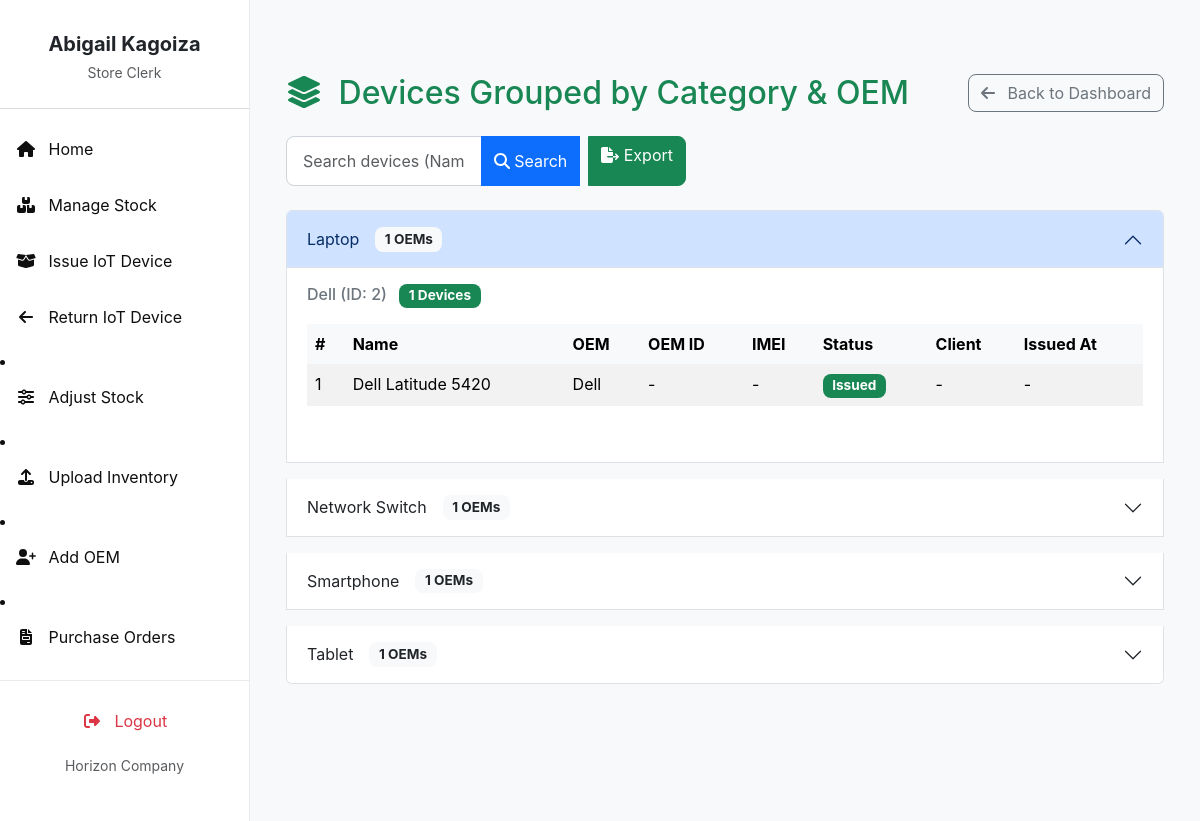
/inventory_list/ (signed in), run on an earlier commit of the app's database.
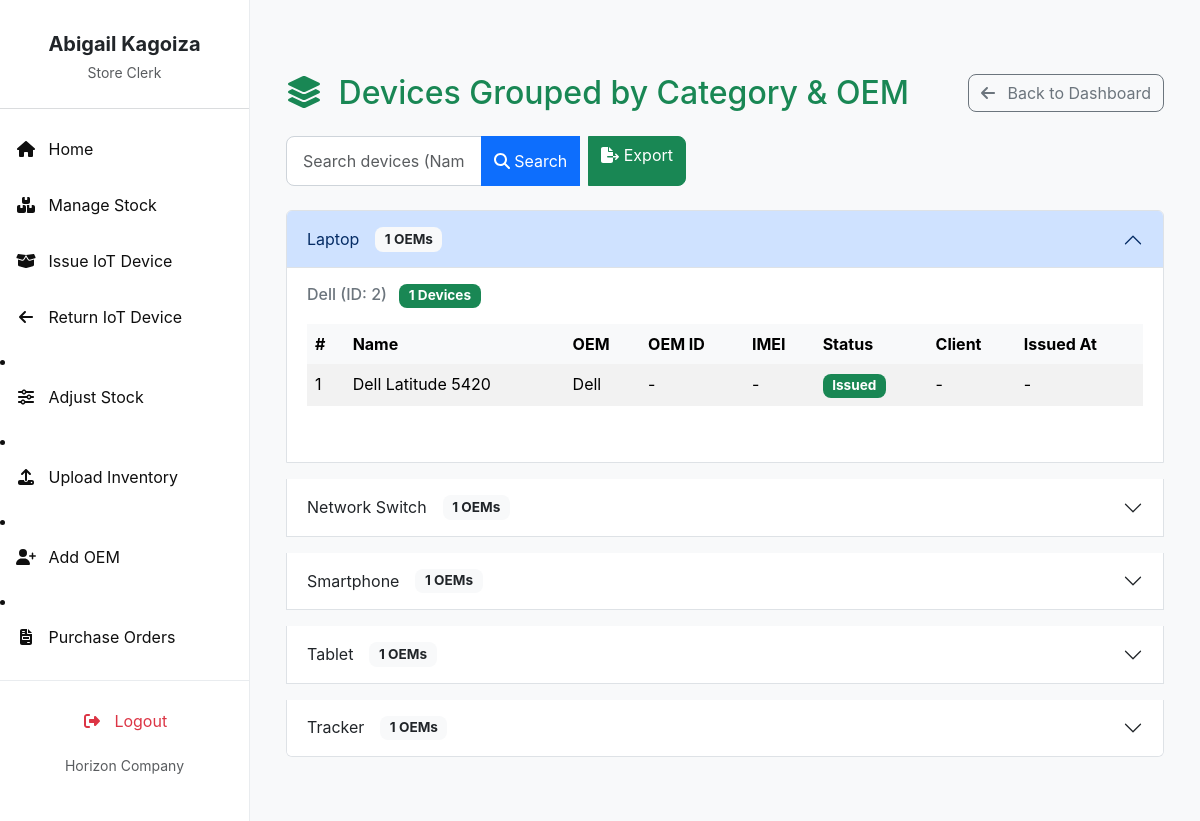
And on a later commit of the database.
### invent/models.py (models this page shows, shortened)
class Device(models.Model):
    STATUS_CHOICES = (
        ('available', 'Available'),
        ('issued', 'Issued'),
        ('returned', 'Returned'),
        ('faulty', 'Faulty'),
    )
    name = models.CharField(max_length=255)
    oem = models.ForeignKey(
        OEM,
        on_delete=models.SET_NULL,
        null=True,
        blank=False,
        related_name='devices'
    )
    product_id = models.CharField(max_length=30, blank=True)
    total_quantity = models.PositiveIntegerField(default=1)
    quantity_issued = models.PositiveIntegerField(default=0)
    imei_no = models.CharField(
        max_length=50, unique=True, null=True, blank=True)
    serial_no = models.CharField(
        max_length=50, unique=True, null=True, blank=True)
    mac_address = models.CharField(
        max_length=50, unique=True, null=True, blank=True)
    category = models.CharField(
        max_length=100, blank=True, help_text="e.g. Laptop or Router")
    manufacturer = models.CharField(max_length=100, blank=True)
    description = models.TextField(blank=True)
    selling_price = models.DecimalField(
        max_digits=10, decimal_places=2, null=True, blank=True)
    currency = models.CharField(
        max_length=10, choices=CURRENCY_CHOICES, default='USD')
    branch = models.ForeignKey(
        Branch, on_delete=models.SET_NULL, null=True, blank=True)
    country = models.ForeignKey(
        Country, on_delete=models.SET_NULL, null=True, blank=True)
    status = models.CharField(
        max_length=20, choices=STATUS_CHOICES, default='available')
    class Meta:
        permissions = [
            ("can_issue_item", "Can issue device to client"),
            ("can_return_item", "Can record device returns"),
        ]

### invent/views.py (the view, shortened to what this page needs)
# urls.py: path('inventory_list/', views.inventory_list_view, name='inventory_list'),
@login_required
def inventory_list_view(request):
    query = request.GET.get('q', '')
    status = request.GET.get('status', 'all')
    page = request.GET.get('page', 1)
    per_page = 10  # Set how many devices per page
    user = request.user
    if user.is_superuser:
        devices = Device.objects.select_related(
            'oem', 'branch').order_by('category', 'oem__name', 'id')
    else:
        user_country = getattr(user.profile, "country", None)
        devices = Device.objects.select_related('oem', 'branch').filter(
            branch__country=user_country).order_by('category', 'oem__name', 'id')
    if status and status != 'all':
        devices = devices.filter(status=status)
    for device in devices:
        last_issuance = (
            IssuanceRecord.objects
            .filter(device=device)
            .order_by('-issued_at')
            .select_related('client')
            .first()
        )
        device.current_client = last_issuance.client if last_issuance else None
        device.issued_at = last_issuance.issued_at if last_issuance else None
    grouped_devices = defaultdict(lambda: defaultdict(list))
    for device in devices:
        oem_label = f"{device.oem.name} (ID: {device.oem.id})" if device.oem else "-"
        grouped_devices[device.category][oem_label].append(device)
    paginated_grouped_devices = {}
    for category, oems in grouped_devices.items():
        paginated_grouped_devices[category] = {}
        for oem_label, device_list in oems.items():
            paginator = Paginator(device_list, per_page)
            try:
                page_obj = paginator.page(page)
            except Exception:
                page_obj = paginator.page(1)
            paginated_grouped_devices[category][oem_label] = page_obj
    context = {
        'grouped_devices': paginated_grouped_devices,
        'query': query,
        'status': status,
        'page': page,
    }
    return render(request, 'invent/list_device_grouped.html', context)

### invent/context_processors.py (called while the page is built)
def pending_requests_count(request):
    count = 0  # Default to 0
    if request.user.is_authenticated:
        if request.user.has_perm('invent.can_issue_device'):
            count = DeviceRequest.objects.filter(status='Pending').count()
    return {'pending_requests_count_for_sidebar': count}

def user_branch(request):
    branch = None
    try:
        if request.user.is_authenticated:
            profile = getattr(request.user, 'profile', None)
            branch = getattr(profile, 'branch', None)
    except Exception:
        branch = None
    return {'user_branch': branch}

### invent/templates/invent/list_device_grouped.html (shortened to what the changed rows need)
{% extends 'invent/base_store_clerk.html' %}
{% load static %}
{% block content %}
<div class="container-fluid mt-4">
    <div class="d-flex justify-content-between align-items-center mb-4">
        <h2 class="mb-0 text-primary">
            <i class="fas fa-layer-group me-2"></i> Devices Grouped by Category & OEM
        </h2>
    </div>
    <div class="accordion" id="categoryAccordion">
        {% for category, oems in grouped_devices.items %}
        <div class="accordion-item mb-3">
            <h2 class="accordion-header" id="heading{{ forloop.counter }}">
                <button class="accordion-button {% if not forloop.first %}collapsed{% endif %}" type="button" data-bs-toggle="collapse" data-bs-target="#collapse{{ forloop.counter }}" aria-expanded="{% if forloop.first %}true{% else %}false{% endif %}" aria-controls="collapse{{ forloop.counter }}">
                    {{ category|default:"Uncategorized" }}
                    <span class="badge bg-light text-dark ms-3">{{ oems|length }} OEMs</span>
                </button>
            </h2>
            <div id="collapse{{ forloop.counter }}" class="accordion-collapse collapse {% if forloop.first %}show{% endif %}" aria-labelledby="heading{{ forloop.counter }}" data-bs-parent="#categoryAccordion">
                <div class="accordion-body">
                    {% for oem_label, devices in oems.items %}
                        <div class="table-responsive mb-4">
                            <table class="table table-striped table-hover">
                                <thead class="table-light">
                                    <tr>
                                        <th>#</th>
                                        <th>Name</th>
                                        <th>OEM</th>
                                        <th>OEM ID</th>
                                        <th>IMEI</th>
                                        <th>Status</th>
                                        <th>Client</th>
                                        <th>Issued At</th>
                                    </tr>
                                </thead>
                            </table>
                        </div>
                    {% endfor %}
                </div>
            </div>
        </div>
        {% empty %}
        <div class="alert alert-info text-center py-4" role="alert">
            <i class="fas fa-info-circle fa-2x mb-3"></i>
            <p class="mb-0">No devices found.</p>
        </div>
        {% endfor %}
    </div>
</div>
{% endblock %}

What changed in the data, as far as the page shows it:
added Device: grouped_devices "Tracker"
Also different on the page:
new list line: "1 OEMs"
